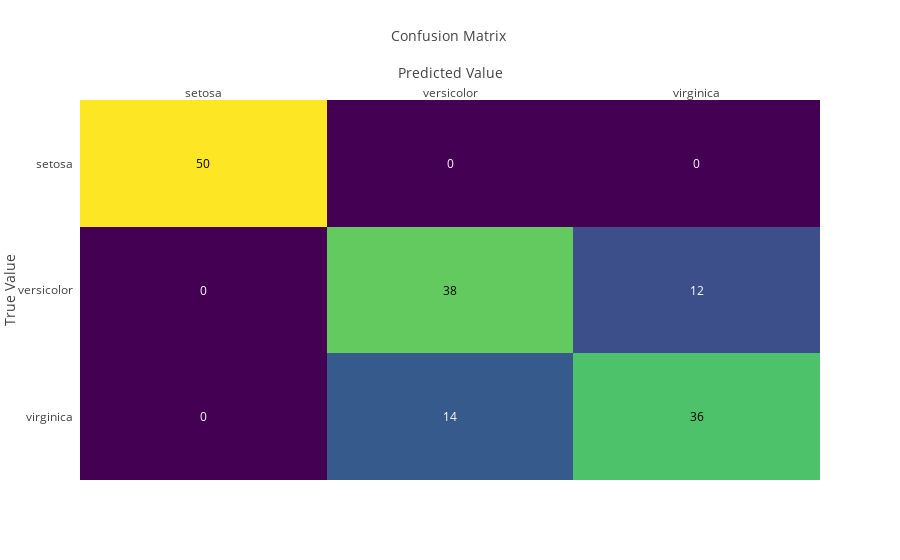

The cell this chart's notebook holds for it:
### Code cell
plot_handler.plot_confusion_matrix()

### Figure 1 — Plotly figure (JSON) as saved in the notebook; plotly's stock layout.template omitted (floating-point values rounded to 4 significant figures)
{"data": [{"colorscale": "Viridis", "reversescale": false, "showscale": false, "type": "heatmap", "uid": "ad3479a7-7ae0-4d50-8842-7925b3196d60", "x": ["setosa", "versicolor", "virginica"], "y": ["virginica", "versicolor", "setosa"], "z": [[0, 14, 36], [0, 38, 12], [50, 0, 0]]}], "layout": {"annotations": [{"font": {"color": "#FFFFFF"}, "showarrow": false, "text": "0", "x": "setosa", "xref": "x", "y": "virginica", "yref": "y"}, {"font": {"color": "#FFFFFF"}, "showarrow": false, "text": "14", "x": "versicolor", "xref": "x", "y": "virginica", "yref": "y"}, {"font": {"color": "#000000"}, "showarrow": false, "text": "36", "x": "virginica", "xref": "x", "y": "virginica", "yref": "y"}, {"font": {"color": "#FFFFFF"}, "showarrow": false, "text": "0", "x": "setosa", "xref": "x", "y": "versicolor", "yref": "y"}, {"font": {"color": "#000000"}, "showarrow": false, "text": "38", "x": "versicolor", "xref": "x", "y": "versicolor", "yref": "y"}, {"font": {"color": "#FFFFFF"}, "showarrow": false, "text": "12", "x": "virginica", "xref": "x", "y": "versicolor", "yref": "y"}, {"font": {"color": "#000000"}, "showarrow": false, "text": "50", "x": "setosa", "xref": "x", "y": "setosa", "yref": "y"}, {"font": {"color": "#FFFFFF"}, "showarrow": false, "text": "0", "x": "versicolor", "xref": "x", "y": "setosa", "yref": "y"}, {"font": {"color": "#FFFFFF"}, "showarrow": false, "text": "0", "x": "virginica", "xref": "x", "y": "setosa", "yref": "y"}], "autosize": true, "xaxis": {"autorange": true, "dtick": 1, "gridcolor": "rgb(0, 0, 0)", "range": [-0.5, 2.5], "side": "top", "ticks": "", "title": {"text": "Confusion Matrix <br /><br />Predicted Value"}, "type": "category"}, "yaxis": {"autorange": true, "dtick": 1, "range": [-0.5, 2.5], "ticks": "", "ticksuffix": "  ", "title": {"text": "True Value"}, "type": "category"}}}
